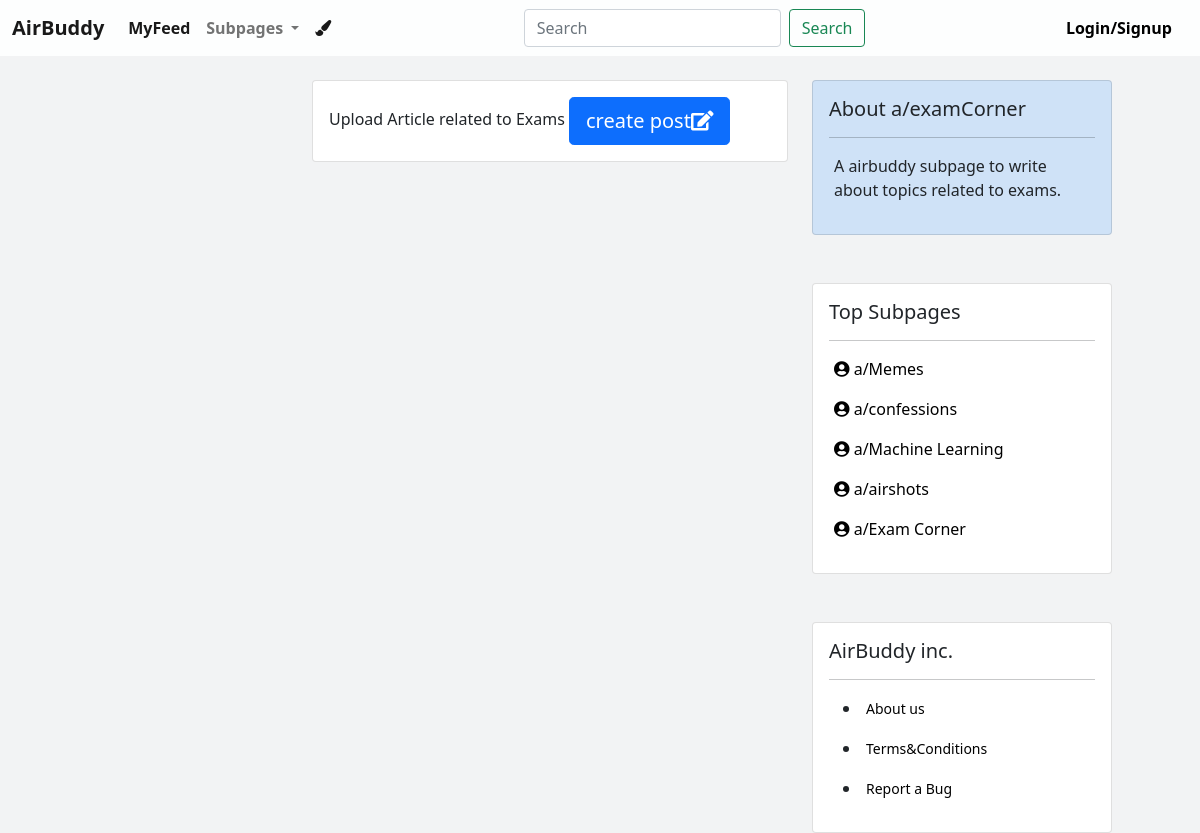
/a/examCorner/, run on an earlier commit of the app's database.
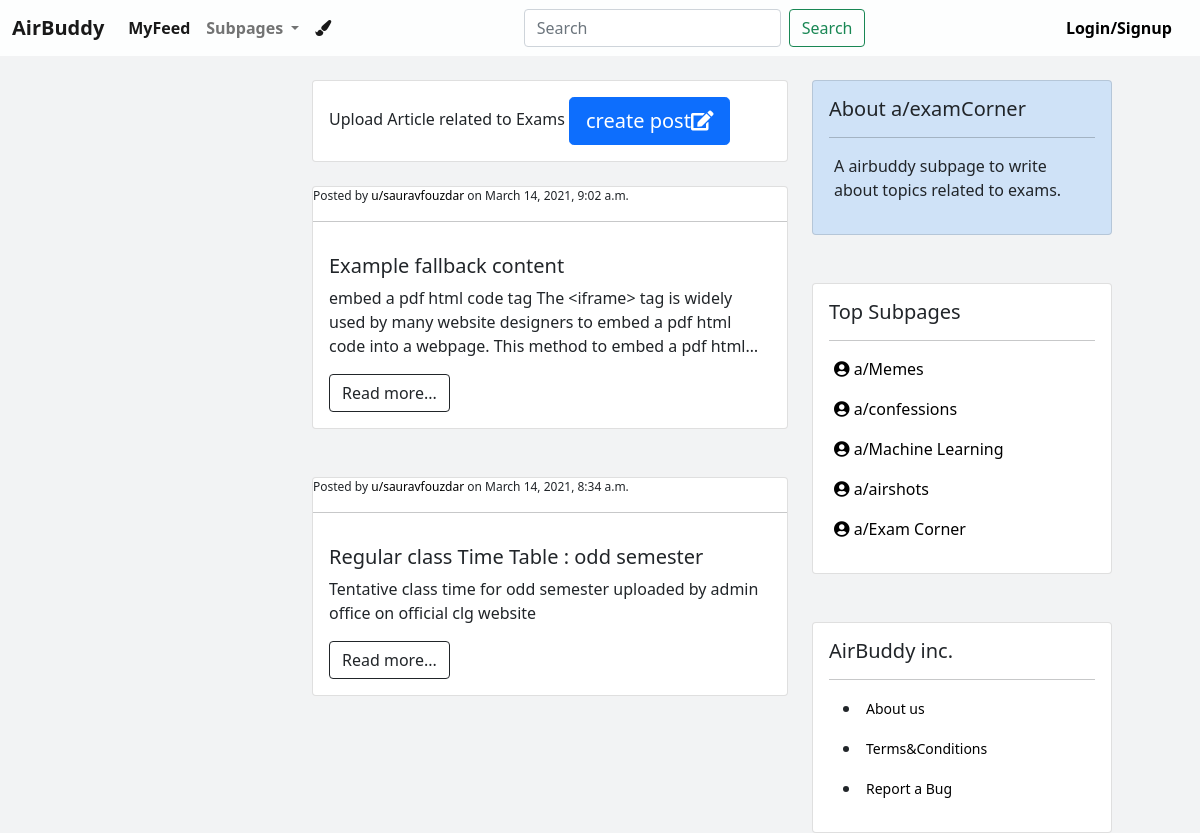
And on a later commit of the database.
### subpages/models.py (models this page shows, shortened)
class examCorner(models.Model):
    author = models.ForeignKey(
                        settings.AUTH_USER_MODEL,
                        on_delete=models.CASCADE,
                        related_name = 'examCorner_post',
                        )
    title = models.TextField(max_length=100)
    description = models.TextField(max_length=5000)
    post_data = models.FileField(upload_to='ExamCorner', blank=True,null=True)
    created_on = models.DateTimeField(auto_now_add = True)

### subpages/views.py (the view)
# urls.py: url(r'^a/examCorner/$', views.examCorner_main, name='examCorner_main'),
def examCorner_main(request):
    obj = examCorner.objects.all().order_by('-id')
    template_name = 'examCorner_main.html'
    context = {'obj':obj}
    return render(request, template_name, context)

### core/templates/examCorner_main.html
{% extends 'base.html' %}
{% load static %}
{% block content %}
<br>
<div class="container-fluid">
    <div class="row">
        <div class="col-md-3">  </div>
        <div class="col-md-5">
            <div class="card" style="background-color: rgb(255, 255, 255);">
                <div class="card-body">
                Upload Article related to Exams
                <a href="/a/examCorner/submit">
                <button type="button" class="btn btn-primary btn-lg">create post<i class="fa fa-edit"></i></button>
                </a>
                </div>
            </div>
            <br>
    {% for row in obj %}
        <div class="card">
            <p class="post-meta" style="font-size: 12px;margin: 0%;">Posted by
            <a href="#">u/{{row.author}}</a> on {{row.created_on}}</p><hr class="hr-light">
            <div class="card-body">
            <h5 class="card-title">{{row.title}}</h5>
            <p style="
                overflow : hidden;
                text-overflow: ellipsis;
                display: -webkit-box;
                -webkit-line-clamp: 3;
                -webkit-box-orient: vertical;
              "> {{row.description}}</p>
              <a href="/a/examCorner/{{row.pk}}"><button type="button" class="btn btn-outline-dark">Read more...</button></i></a>
            </div>
        </div>
      <br> <br>
    {% endfor %}
    </div>
       <div class="col-md-4">
        <div class="card" style="width: 300px;background-color: #CFE2F7 ;">
            <div class="card-body">
                <h5 class="card-title">About a/examCorner</h5>
                <hr class="hr-light">
            <p class="post-meta" style="margin-left: 5px;">
               A airbuddy subpage to write about topics related to exams.
               </p>
        </div>
        </div>
        <br><br>
        <div class="card" style="width: 300px;">
            <div class="card-body">
                <h5 class="card-title">Top Subpages</h5>
                <hr class="hr-light">
            <p class="post-meta" style="margin-left: 5px;">
                <a href="/a/memes"> <i class="fas fa-user-circle"></i> a/Memes</a>
               </p>
<p class="post-meta" style="margin-left: 5px;">
    <a href="/a/confessions">  <i class="fas fa-user-circle"></i> a/confessions</a>
               </p>
               <p class="post-meta" style="margin-left: 5px;">
                <a href="/a/ml">  <i class="fas fa-user-circle"></i> a/Machine Learning</a>
                           </p>
                           <p class="post-meta" style="margin-left: 5px;">
                            <a href="/a/airshots">  <i class="fas fa-user-circle"></i> a/airshots</a>
                                       </p>
                                       <p class="post-meta" style="margin-left: 5px;">
                                        <a href="/a/examCorner"> <i class="fas fa-user-circle"></i> a/Exam Corner</a>
                                                   </p>
        </div>
    </div>
        <br><br>
        <div class="card" style="width: 300px;">
            <div class="card-body">
                <h5 class="card-title">AirBuddy inc.</h5>
                <hr class="hr-light">
            <ul>
                <li>
                <p style="margin-left: 5px;">
                    <a href=""> <small>About us</small></a>
               </p>
            </li>
            <li>
                <p style="margin-left: 5px;">
                    <a href=""><small>Terms&Conditions</small> </a>
               </p>
            </li>
            <li>
                <p style="margin-left: 5px;">
                    <a href=""><small>Report a Bug</small> </a>
               </p>
            </li>
            </ul>
        </div>
    </div>
</div>
{% endblock %}

What changed in the data, as far as the page shows it:
added examCorner: author "sauravfouzdar", created_on "March 14, 2021, 9:02 a.m.", title "Example fallback content", description "embed a pdf html code tag The <iframe> tag is widely used by many website designers to embed a pdf html code into a webpage. This method to embed a pdf…"
added examCorner: author "sauravfouzdar", created_on "March 14, 2021, 8:34 a.m.", title "Regular class Time Table : odd semester", description "Tentative class time for odd semester uploaded by admin office on official clg website"
